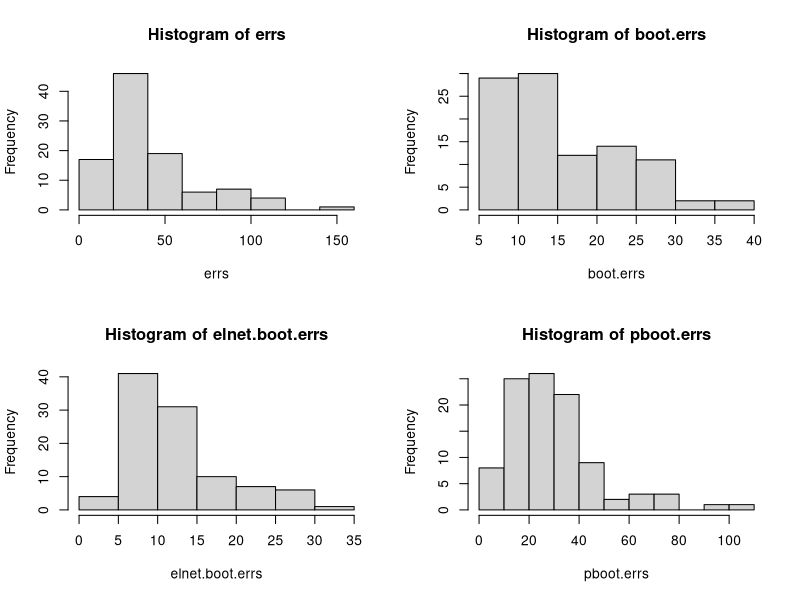

Reproduce this figure in R.
####
##  Using parametric bootstrap to shortcut elastic net bootstrap
####

library(pracma)
library(glmnet)
library(MASS)

f2 <- function(x, y=0) sum((x - y)^2)

true_pred_err_dist <- function(n, bt, nte, mc.reps = 100) {
  errs <- numeric(mc.reps)
  for (i in 1:mc.reps) {
    p <- length(bt); ntr <- n - nte
    X <- randn(n, p)
    y <- X %*% bt + rnorm(n)
    res <- cv.glmnet(X[1:ntr, ], y[1:ntr], intercept = FALSE)
    yh <- predict(res, X[-(1:ntr), ], s=res$lambda.min)
    err <- f2(y[-(1:ntr)], yh)
    errs[i] <- err
  }
  errs
}

elnet_boot_err_dist <- function(X, y, nte, mc.reps = 100) {
  errs <- numeric(mc.reps)
  for (i in 1:mc.reps) {
    inds.tr <- sample(nrow(X), n - nte, replace = FALSE)
    res <- cv.glmnet(X[inds.tr, ], y[inds.tr], intercept = FALSE)
    yh <- predict(res, X[-inds.tr, ], s=res$lambda.min)
    err <- f2(y[-(inds.tr)], yh)
    errs[i] <- err
  }
  errs
}

boot_err_dist <- function(X, y, nte, mc.reps = 100) {
  errs <- numeric(mc.reps)
  for (i in 1:mc.reps) {
    inds.tr <- sample(nrow(X), n - nte, replace = FALSE)
    yh <- X[-inds.tr, ] %*% ginv(X[inds.tr, ]) %*% y[inds.tr]
    err <- f2(y[-(inds.tr)], yh)
    errs[i] <- err
  }
  errs
}

parametric_boot_err_dist <- function(X, y, nte, mc.reps = 100) {
  yh <- X %*% ginv(X) %*% y; y0 <- y
  errs <- numeric(mc.reps)
  for (i in 1:mc.reps) {
    y <- yh + rnorm(length(y))
    inds.tr <- sample(nrow(X), n - nte, replace = FALSE)
    ya <- X[-inds.tr, ] %*% ginv(X[inds.tr, ]) %*% y[inds.tr]
    err <- f2(y[-(inds.tr)], ya)
    errs[i] <- err
  }
  errs
}


n <- 100
p <- 200; k <- 20
bt <- c(rep(1, k), rep(0, p - k)) * 2
nte <- 10; ntr <- n - nte

errs <- true_pred_err_dist(n, bt, nte)

X <- randn(n, p)
y <- X %*% bt + rnorm(n)
res <- cv.glmnet(X[1:ntr, ], y[1:ntr], intercept = FALSE)
yh <- predict(res, X[-(1:ntr), ], s=res$lambda.min)
(err <- f2(y[-(1:ntr)], yh))

inds <- which(coef(res, s = res$lambda.min)[-1] != 0)
elnet.boot.errs <- elnet_boot_err_dist(X[, inds], y, nte)
mean(elnet.boot.errs)


boot.errs <- boot_err_dist(X[, inds], y, nte)
mean(boot.errs)

pboot.errs <- parametric_boot_err_dist(X[, inds], y, nte)
mean(pboot.errs)


layout(matrix(1:4, 2, 2))
hist(errs)
hist(elnet.boot.errs)
hist(boot.errs)
hist(pboot.errs)

err
